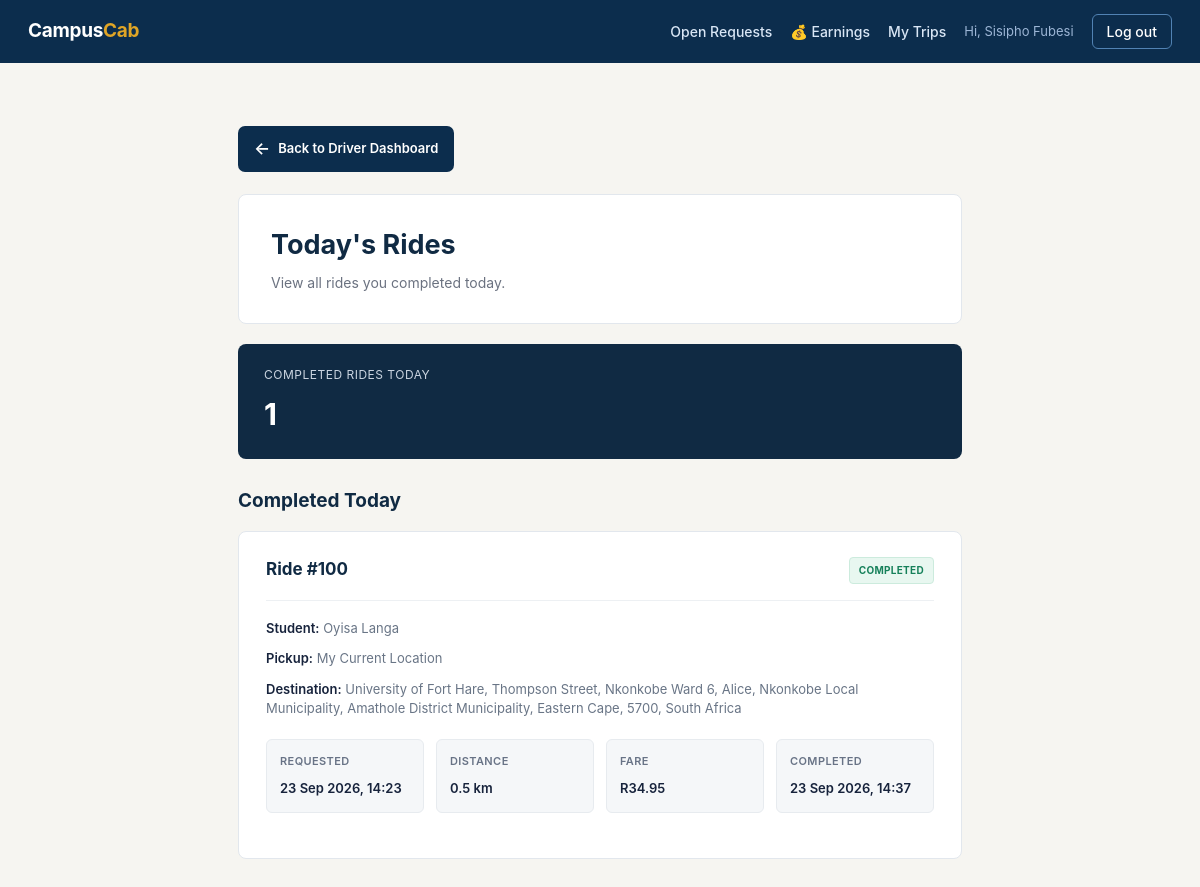
/driver_today_rides.php (signed in), run on the app's committed database.
### tables this page shows
CREATE TABLE `ride` (
  `rideID` int(11) NOT NULL,
  `studentID` int(11) DEFAULT NULL,
  `staffID` int(11) DEFAULT NULL,
  `requester_type` enum('Student','Staff') NOT NULL DEFAULT 'Student',
  `request_type` enum('Ride','Parcel') NOT NULL DEFAULT 'Ride',
  `parcel_details` varchar(255) DEFAULT NULL,
  `DriverID` int(11) DEFAULT NULL,
  `pickup_address` varchar(250) DEFAULT NULL,
  `pickup_latitude` decimal(10,7) DEFAULT NULL,
  `pickup_longitude` decimal(10,7) DEFAULT NULL,
  `destination_address` varchar(250) DEFAULT NULL,
  `destination_latitude` decimal(10,7) DEFAULT NULL,
  `destination_longitude` decimal(10,7) DEFAULT NULL,
  `requested_at` datetime DEFAULT NULL,
  `accepted_at` datetime DEFAULT NULL,
  `started_at` datetime DEFAULT NULL,
  `Completed_at` datetime DEFAULT NULL,
  `ride_status` enum('Requested','Accepted','Driver Arriving','In Progress','Completed','Cancelled') DEFAULT 'Requested',
  `cancellation_reason` varchar(255) DEFAULT NULL,
  `cancelled_at` datetime DEFAULT NULL,
  `estimated_distance_km` decimal(6,2) DEFAULT NULL,
  `estimated_duration_min` int(11) DEFAULT NULL,
  `estimated_price` decimal(8,2) DEFAULT NULL,
  `driver_earning` double NOT NULL,
  `campus_commission` double NOT NULL
);

### driver_today_rides.php (the view, shortened to what this page needs)
<?php
include 'header.php';
$driverID = $_SESSION['driver_id'] ?? null;
$todayRides = 0;
$rides = false;
if ($driverID !== null) {
    $driverIDSafe = intval($driverID);
    $countSQL = "
        SELECT COUNT(*) AS total
        FROM ride
        WHERE DriverID = $driverIDSafe
        AND ride_status = 'Completed'
        AND DATE(Completed_at) = CURDATE()
    ";
    $countResult = mysqli_query($conn, $countSQL);
    if ($countResult) {
        $row = mysqli_fetch_assoc($countResult);
        $todayRides = intval($row['total'] ?? 0);
    }
    $ridesSQL = "
        SELECT
            r.*,
            CONCAT(
                s.StudentFname,
                ' ',
                s.StudentLname
            ) AS student_name
        FROM ride r
        LEFT JOIN student s
            ON r.studentID = s.studentID
        WHERE r.DriverID = $driverIDSafe
        AND r.ride_status = 'Completed'
        AND DATE(r.Completed_at) = CURDATE()
        ORDER BY r.Completed_at DESC
    ";
    $rides = mysqli_query($conn, $ridesSQL);
}
?>
<div class="today-rides-page">
    <a href="driver_dashboard.php" class="back-button">
        <span class="back-arrow">←</span>
        Back to Driver Dashboard
    </a>
    <div class="page-heading">
        <h1>
            Today's Rides
        </h1>
        <p>
            View all rides you completed today.
        </p>
    </div>
    <div class="today-summary">
        <div class="summary-label">
            Completed Rides Today
        </div>
        <div class="summary-value">
            <?php echo $todayRides; ?>
        </div>
    </div>
    <h2 class="section-heading">
        Completed Today
    </h2>
    <?php if (
        $rides &&
        mysqli_num_rows($rides) > 0
    ): ?>
        <?php while (
            $ride =
                mysqli_fetch_assoc($rides)
        ): ?>
            <div class="ride-card">
                <div class="ride-top">
                    <div class="ride-title">
                        Ride #<?php
                        echo htmlspecialchars(
                            $ride['rideID']
                        );
                        ?>
                    </div>
                    <span class="status">
                        Completed
                    </span>
                </div>
                <div class="location">
                    <strong>Student:</strong>
                    <?php
                    echo htmlspecialchars(
                        $ride['student_name']
                        ?? 'Student'
                    );
                    ?>
                </div>
                <div class="location">
                    <strong>Pickup:</strong>
                    <?php
                    echo htmlspecialchars(
                        $ride['pickup_address']
                        ?? ''
                    );
                    ?>
                </div>
                <div class="location">
                    <strong>Destination:</strong>
                    <?php
                    echo htmlspecialchars(
                        $ride['destination_address']
                        ?? ''
                    );
                    ?>
                </div>
                <div class="ride-info">
                    <div class="info-box">
                        <span class="info-label">
                            Requested
                        </span>
                        <span class="info-value">
                            <?php
                            if (!empty($ride['requested_at'])) {
                                echo date(
                                    'd M Y, H:i',
                                    strtotime(
                                        $ride['requested_at']
                                    )
                                );
                            } else {
                                echo 'Not available';
                            }
                            ?>
                        </span>
                    </div>
                    <div class="info-box">
                        <span class="info-label">
                            Distance
                        </span>
                        <span class="info-value">
                            <?php
                            echo number_format(
                                floatval(
                                    $ride['estimated_distance_km']
                                    ?? 0
                                ),
                                1
                            );
                            ?>
                            km
                        </span>
                    </div>
                    <div class="info-box">
                        <span class="info-label">
                            Fare
                        </span>
                        <span class="info-value">
                            R<?php
                            echo number_format(
                                floatval(
                                    $ride['estimated_price']
                                    ?? 0
                                ),
                                2
                            );
                            ?>
                        </span>
                    </div>
                    <div class="info-box">
                        <span class="info-label">
                            Completed
                        </span>
                        <span class="info-value">
                            <?php
                            if (!empty($ride['Completed_at'])) {
                                echo date(
                                    'd M Y, H:i',
                                    strtotime(
                                        $ride['Completed_at']
                                    )
                                );
                            } else {
                                echo 'Not available';
                            }
                            ?>
                        </span>
                    </div>
                </div>
            </div>
        <?php endwhile; ?>
    <?php else: ?>
        <div class="empty">
            You have not completed any rides today.
        </div>
    <?php endif; ?>
</div>

### style.css (style rules this page uses)
:root { --navy: #0c2d4d; --navy-light: #185fa5; --gold: #e0a526; --gold-dark: #b8860f; --teal: #0f6e56; --teal-bg: #dcf1e9; --coral: #b03a2e; --coral-bg: #fbe2df; --amber-bg: #fbecc9; --amber-text: #8a6d00; --ink: #1c2430; --muted: #667085; --border: #e2e2dc; --bg: #f6f5f1; --card: #ffffff; }
* { box-sizing: border-box; }
body { font-family: -apple-system, "Segoe UI", Roboto, Helvetica, Arial, sans-serif; background: var(--bg); color: var(--ink); margin: 0; line-height: 1.5; }
.status { display: inline-block; padding: 4px 10px; border-radius: 20px; font-size: 12px; font-weight: 600; background: #eee; }

### driver_today_rides.php (style rules this page uses)
.today-rides-page { max-width: 1380px; margin: 35px auto; padding: 0 28px; color: #17233c; }
.back-button { display: inline-flex; align-items: center; gap: 8px; background: #0c2d4d; color: #ffffff; text-decoration: none; padding: 10px 16px; border-radius: 7px; font-size: 13px; font-weight: 600; margin-bottom: 22px; }
.back-arrow { font-size: 17px; }
.page-heading { background: #ffffff; border: 1px solid #e2e7ed; border-radius: 8px; padding: 30px 32px; margin-bottom: 20px; }
.page-heading h1 { margin: 0 0 7px; font-size: 27px; font-weight: 650; color: #102a43; }
.page-heading p { margin: 0; color: #6b7280; font-size: 14px; }
.today-summary { background: #102a43; color: #ffffff; border-radius: 8px; padding: 22px 26px; margin-bottom: 25px; }
.summary-label { font-size: 12px; text-transform: uppercase; letter-spacing: .5px; color: #cbd5e1; margin-bottom: 8px; }
.summary-value { font-size: 30px; font-weight: 650; }
.section-heading { margin: 28px 0 15px; color: #102a43; font-size: 19px; font-weight: 650; }
.ride-card { background: #ffffff; border: 1px solid #e2e7ed; border-radius: 8px; padding: 25px 27px; margin-bottom: 15px; transition: border-color .2s ease, box-shadow .2s ease; }
.ride-top { display: flex; justify-content: space-between; align-items: center; gap: 15px; padding-bottom: 16px; margin-bottom: 18px; border-bottom: 1px solid #edf0f3; }
.ride-title { font-size: 17px; font-weight: 650; color: #102a43; }
.status { padding: 5px 9px; border-radius: 4px; background: #e8f7f0; color: #16805a; border: 1px solid #ccebdd; font-size: 10px; font-weight: 700; text-transform: uppercase; letter-spacing: .3px; }
.location { margin: 11px 0; color: #697586; font-size: 13px; }
.location strong { color: #17233c; font-weight: 600; }
.ride-info { display: grid; grid-template-columns: repeat(4, 1fr); gap: 12px; margin: 20px 0; }
.info-box { background: #f5f7f9; border: 1px solid #e7ebef; padding: 13px; border-radius: 6px; }
.info-label { display: block; color: #687386; font-size: 11px; font-weight: 600; text-transform: uppercase; letter-spacing: .4px; margin-bottom: 6px; }
.info-value { color: #17233c; font-size: 13px; font-weight: 600; }

### data on the page
ride: rideID "100", student_name "Oyisa Langa", pickup_address "My Current Location", destination_address "University of Fort Hare, Thompson Street, Nkonkobe Ward 6, Alice, Nkonkobe Local Municipality, Amathole District Municipality, Eastern Cape, 5700, South Africa", requested_at "23 Sep 2026, 14:23", estimated_distance_km "0.5", estimated_price "34.95", Completed_at "23 Sep 2026, 14:37"

### other printed values
$_SESSION['driver_name'] "Sisipho Fubesi"
$todayRides "1"
